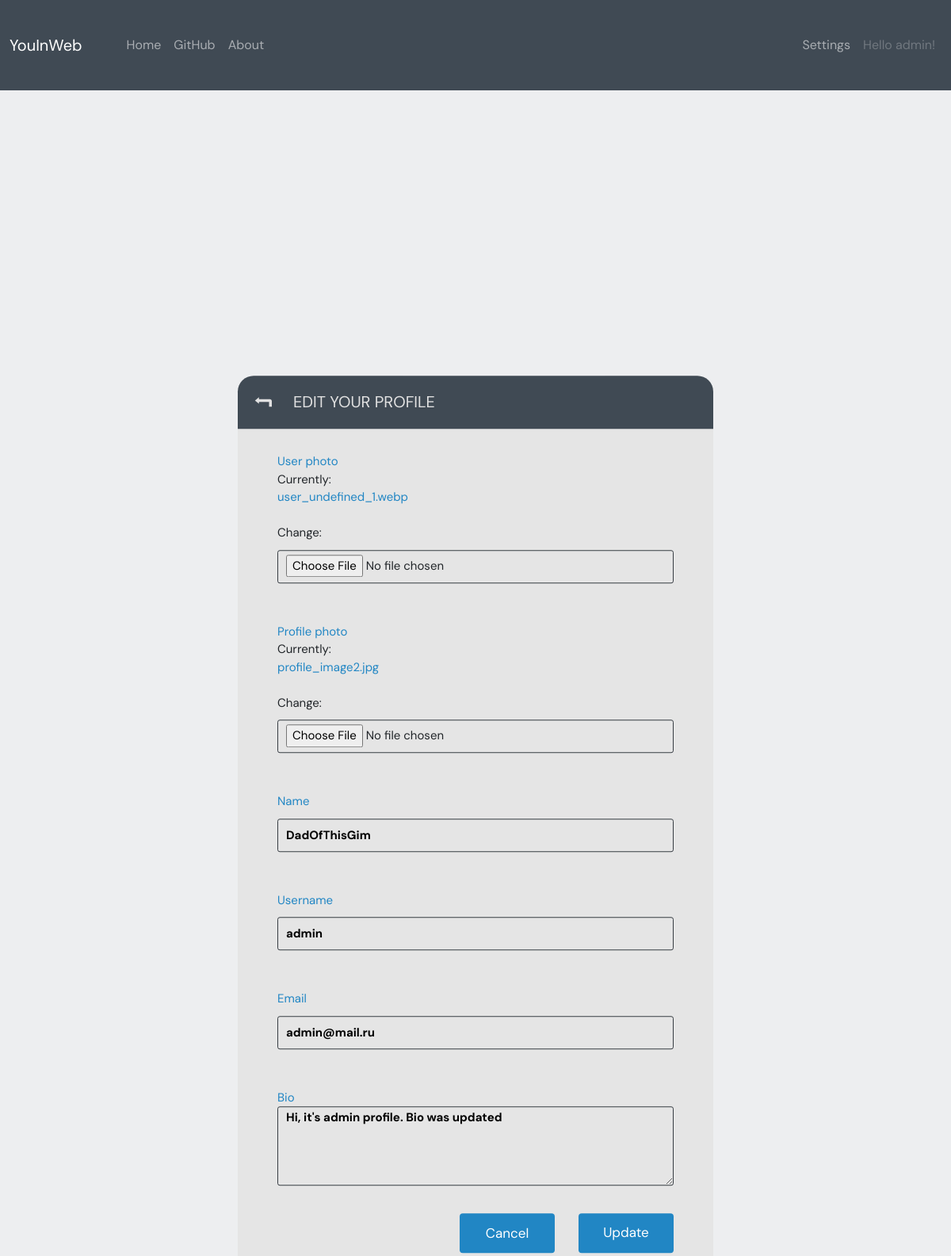
The app's page /update-user/ (signed in), older data.
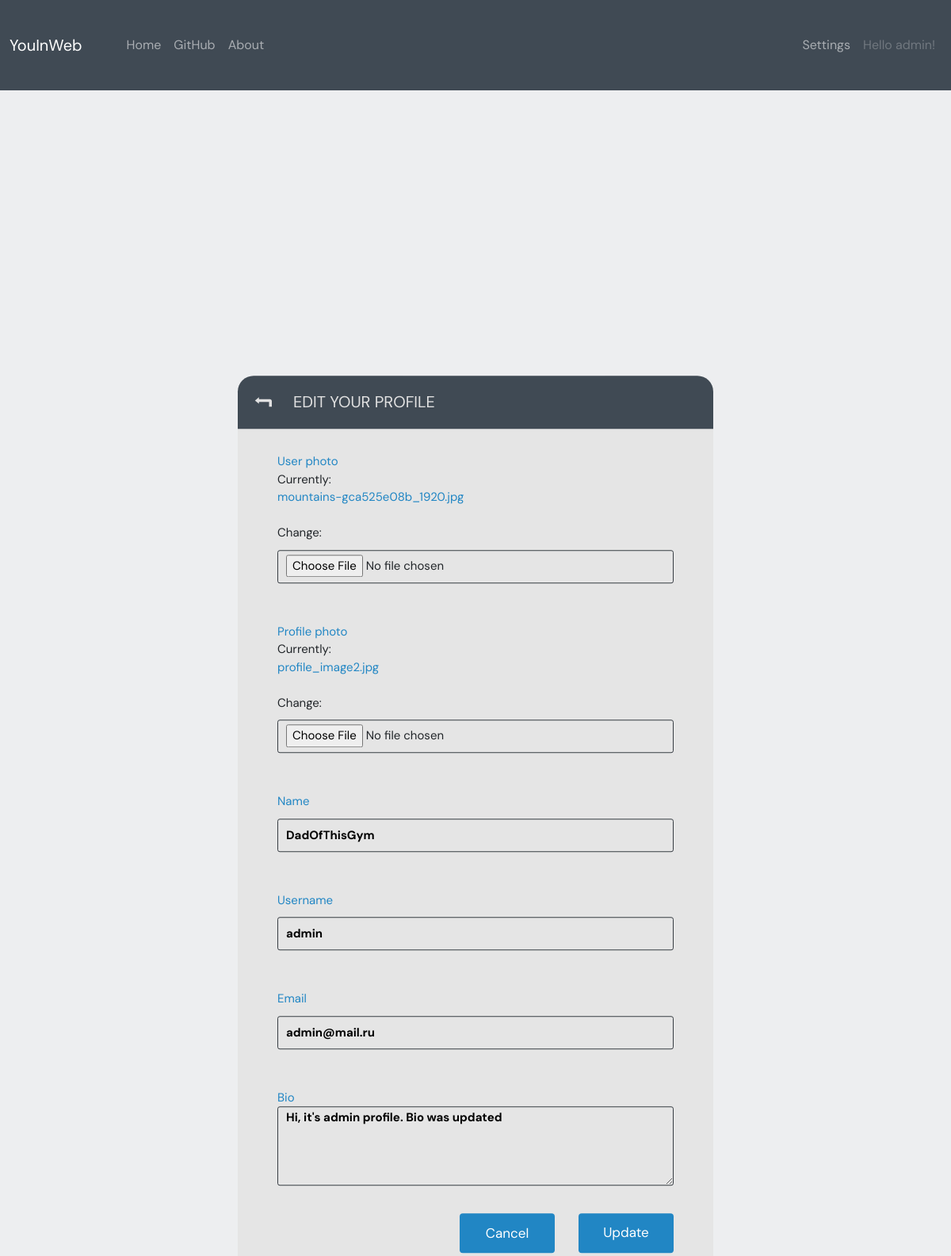
The same page, newer data.
### base/models.py (models this page shows)
class User(AbstractUser):
    name = models.CharField(max_length=100, null=True, blank=True, unique=True)
    email = models.EmailField(null=True, unique=True)
    bio = models.TextField(null=True)
    avatar = models.ImageField(null=True, default='user_undefined.webp', verbose_name='User photo')
    profile_photo = models.ImageField(null=True, default='profile_image2.jpg', verbose_name='Profile photo')
    USERNAME_FIELD = 'email'
    REQUIRED_FIELDS = []

### base/views.py (the view)
# urls.py: path('update-user/', updateUser, name='update-user'),
@login_required(login_url='login')
def updateUser(request):
    user = request.user
    form = UserForm(instance=request.user)
    if request.method == 'POST':
        form = UserForm(request.POST, request.FILES, instance=user)
        if form.is_valid():
            form.save()
        return redirect('profile', pk=user.id)
    context = {
        'form': form,
    }
    return render(request, 'base/update-user.html', context)

### base/forms.py
class UserForm(ModelForm):
    class Meta:
        model = User
        fields = ['avatar', 'profile_photo', 'name', 'username', 'email', 'bio']

### base/templates/base/update-user.html (shortened to what this page needs)
{% extends 'base.html' %}
{% block content %}
<div class="update_user-container">
    <div class="update_user-top align-items-center d-flex">
        <a href="{{ request.META.HTTP_REFERER }}" class="update_user-back"><i class="icon-level-up"></i></a>
        <p>edit your profile</p>
    </div>
    <div class="update_user-body">
        <form action="" method="post" enctype="multipart/form-data" class="update_user-form">
            {% for field in form %}
            <div class="form_group d-flex flex-column align-items-start">
                <label for="profile_pic">{{ field.label }}</label>
                {{ field }}
            </div>
            {% endfor %}
            <div class="form_action d-flex flex-row-reverse align-items-end">
                <button class="update_user-button" type="submit">Update</button>
                <a href="/" class="update_user-cancel">Cancel</a>
            </div>
        </form>
    </div>
</div>
{% endblock %}

### templates/navbar.html (shortened to what this page needs)
<nav class="navbar navbar-expand-lg navbar-dark" style="background-color: #404a54;">
    <div class="container-fluid">
        <a class="navbar-brand me-5" href="#">YouInWeb</a>
        <div class="collapse navbar-collapse" id="navbarSupportedContent">
            <ul class="navbar-nav me-auto mb-2 mb-lg-0">
                <li class="nav-item">
                    <a class="nav-link" aria-current="page" href="{% url 'home' %}">Home</a>
                </li>
                <li class="nav-item">
                    <a class="nav-link" href="https://github.com/NYikolay?tab=repositories">GitHub</a>
                </li>
                <li class="nav-item">
                    <a class="nav-link" href="#" tabindex="-1">About</a>
                </li>
            </ul>
        </div>
        <ul class="navbar-nav me-auto mb-2 mb-lg-0">
            {% if request.user.is_authenticated == False %}
            <li class="nav-item">
                <a class="nav-link" aria-current="page" href="{% url 'login' %}"><i class="icon-login"></i>Login</a>
            </li>
            <li class="nav-item">
                <a class="nav-link" href="{% url 'register' %}" tabindex="-1"><i class="icon-lock"></i>Register</a>
            </li>
            {% else %}
            <li class="nav-item">
                <a class="nav-link" href="{% url 'update-user' %}" tabindex="-1">Settings</a>
            </li>
            <li class="nav-item">
                <a class="nav-link disabled" aria-current="page" href="#">Hello {{ request.user.username }}!</a>
            </li>
            {% endif %}
        </ul>
    </div>
</nav>

Row changes from the older to the newer data that the page shows:
changed User "admin": name "DadOfThisGim" → "DadOfThisGym"
Text that changed along with them:
text no longer shown: "Currently: user_undefined_1.webp Change:"
text now shown: "Currently: mountains-gca525e08b_1920.jpg Change:"
